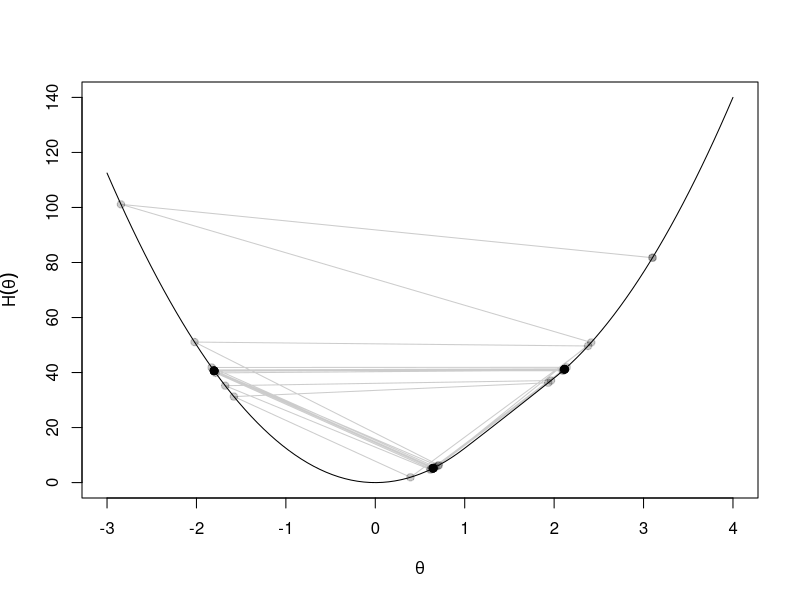

Generate this figure with R: (Note: this script raises an error after producing the figure.)
pch <- 19
cex <- 1

f <- function(x) {
  ifelse(
    x < 1,
    12.5 * x^2,
    ifelse(1 <= x & x < 2, 0.5 * x^2 + 24 * x - 12, 12.5 * x^2 - 24 * x + 36)
  )
}

g <- function(x) {
  ifelse(x < 1, 25 * x, ifelse(1 <= x & x < 2, x + 24, 25 * x - 24))
}

gamma <- 1 / 25
mu <- 1

col <- rgb(0, 0, 0, alpha = 0.2)

maxit <- 100

x <- x0 <- 3.1
x_hist <- double(maxit)
x_hist[1:2] <- x0

for (k in 2:maxit) {
  x_hist[k + 1] <- (13 / 9) * x_hist[k] -
    (4 / 9) * x_hist[k - 1] -
    (1 / 9) * g(x_hist[k])
}

fn <- here::here("images", "momentum-failure.pdf")

pdf(fn, width = 2.7, height = 2.9, pointsize = 7)

curve(f(x), -3, 4, xlab = expression(theta), ylab = expression(H(theta)))
lines(x_hist[1:maxit], f(x_hist[1:maxit]), pch = pch, cex = cex, col = col)
points(x_hist[1:maxit], f(x_hist[1:maxit]), pch = pch, cex = cex, col = col)

dev.off()
knitr::plot_crop(fn)
